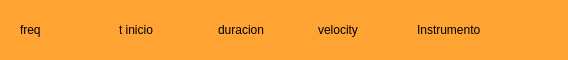
<?xml version="1.0" encoding="UTF-8"?>
<ui version="4.0">
 <class>Form</class>
 <widget class="QWidget" name="Form">
  <property name="geometry">
   <rect>
    <x>0</x>
    <y>0</y>
    <width>568</width>
    <height>60</height>
   </rect>
  </property>
  <property name="sizePolicy">
   <sizepolicy hsizetype="Preferred" vsizetype="MinimumExpanding">
    <horstretch>0</horstretch>
    <verstretch>0</verstretch>
   </sizepolicy>
  </property>
  <property name="minimumSize">
   <size>
    <width>0</width>
    <height>60</height>
   </size>
  </property>
  <property name="maximumSize">
   <size>
    <width>16777215</width>
    <height>60</height>
   </size>
  </property>
  <property name="windowTitle">
   <string>Form</string>
  </property>
  <property name="styleSheet">
   <string notr="true">QWidget{
	border-radius: 3px;
	background-color: rgb(255, 163, 51);
}</string>
  </property>
  <layout class="QHBoxLayout" name="horizontalLayout">
   <item>
    <widget class="QWidget" name="widget" native="true">
     <layout class="QHBoxLayout" name="horizontalLayout_2">
      <item>
       <widget class="QLabel" name="freq">
        <property name="text">
         <string>freq</string>
        </property>
       </widget>
      </item>
      <item>
       <widget class="QLabel" name="init">
        <property name="text">
         <string>t inicio</string>
        </property>
       </widget>
      </item>
      <item>
       <widget class="QLabel" name="long_2">
        <property name="text">
         <string>duracion</string>
        </property>
       </widget>
      </item>
      <item>
       <widget class="QLabel" name="col">
        <property name="text">
         <string>velocity</string>
        </property>
       </widget>
      </item>
      <item>
       <widget class="QLabel" name="inst">
        <property name="text">
         <string>Instrumento</string>
        </property>
       </widget>
      </item>
      <item>
       <widget class="QPushButton" name="pushButton">
        <property name="sizePolicy">
         <sizepolicy hsizetype="Fixed" vsizetype="Preferred">
          <horstretch>0</horstretch>
          <verstretch>0</verstretch>
         </sizepolicy>
        </property>
        <property name="styleSheet">
         <string notr="true">image: url(:/botones/assets/buttons/cross.png);</string>
        </property>
        <property name="text">
         <string/>
        </property>
       </widget>
      </item>
     </layout>
    </widget>
   </item>
  </layout>
 </widget>
 <resources>
  <include location="../resources/buttons.qrc"/>
 </resources>
 <connections/>
</ui>
